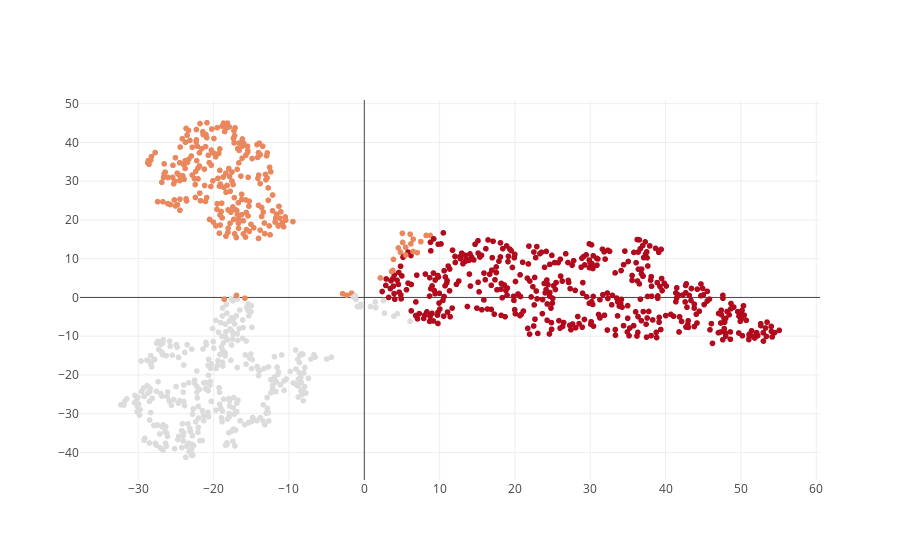

Source (notebook cell):
### Code cell
from plotly.offline import iplot, init_notebook_mode
from plotly import graph_objs as go

init_notebook_mode(connected=True)

iplot([go.Scattergl(x=tsne_output[:,0],
                    y=tsne_output[:,1],
                    mode='markers',
                    marker={'color':labels},
                    text=document_titles)])

### Figure 1 — Plotly figure (JSON) as saved in the notebook; plotly's stock layout.template omitted (floating-point values rounded to 4 significant figures; data arrays with more than 128 entries replaced by an {"elided": "..."} marker saying what was removed)
{"data": [{"marker": {"color": {"elided": "1000 int values"}}, "mode": "markers", "text": {"elided": "1000 str values"}, "type": "scattergl", "uid": "ee05eab3-1cf7-451c-958d-563bfba50756", "x": {"elided": "1000 float values"}, "y": {"elided": "1000 float values"}}], "layout": {}}
